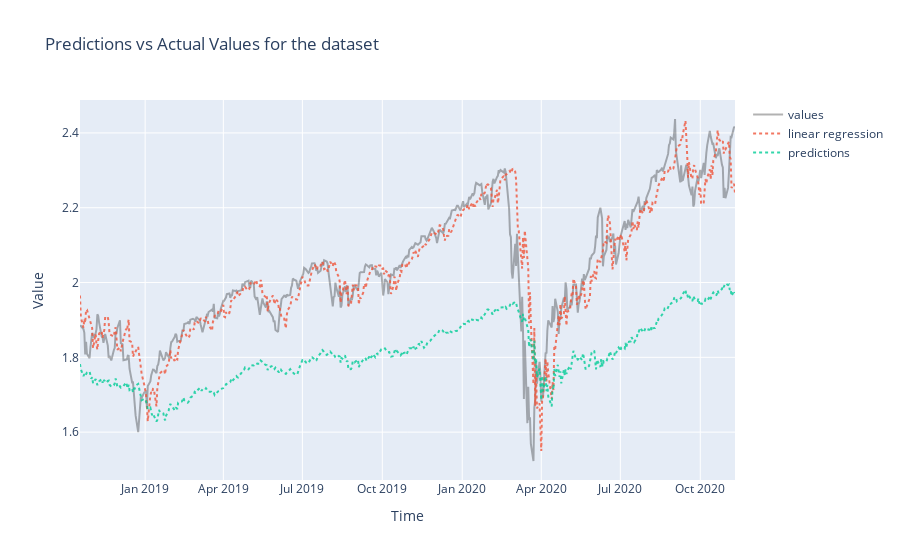

Notebook code for this chart:
### Code cell
plot_predictions(df_result['rnn'], df_baseline)
plot_predictions(df_result['lstm'], df_baseline)
plot_predictions(df_result['gru'], df_baseline)

### Figure 1 — Plotly figure (JSON) as saved in the notebook; plotly's stock layout.template omitted (floating-point values rounded to 4 significant figures; data arrays with more than 128 entries replaced by an {"elided": "..."} marker saying what was removed)
{"data": [{"line": {"color": "rgba(0,0,0, 0.3)"}, "mode": "lines", "name": "values", "text": {"elided": "520 str values"}, "type": "scatter", "x": {"elided": "520 str values"}, "y": {"elided": "520 float values"}}, {"line": {"dash": "dot"}, "mode": "lines", "name": "linear regression", "opacity": 0.8, "text": {"elided": "520 str values"}, "type": "scatter", "x": {"elided": "520 str values"}, "y": {"elided": "520 float values"}}, {"line": {"dash": "dot"}, "mode": "lines", "name": "predictions", "opacity": 0.8, "text": {"elided": "520 str values"}, "type": "scatter", "x": {"elided": "520 str values"}, "y": {"elided": "520 float values"}}], "layout": {"title": {"text": "Predictions vs Actual Values for the dataset"}, "xaxis": {"ticklen": 5, "title": {"text": "Time"}, "zeroline": false}, "yaxis": {"ticklen": 5, "title": {"text": "Value"}, "zeroline": false}}}
